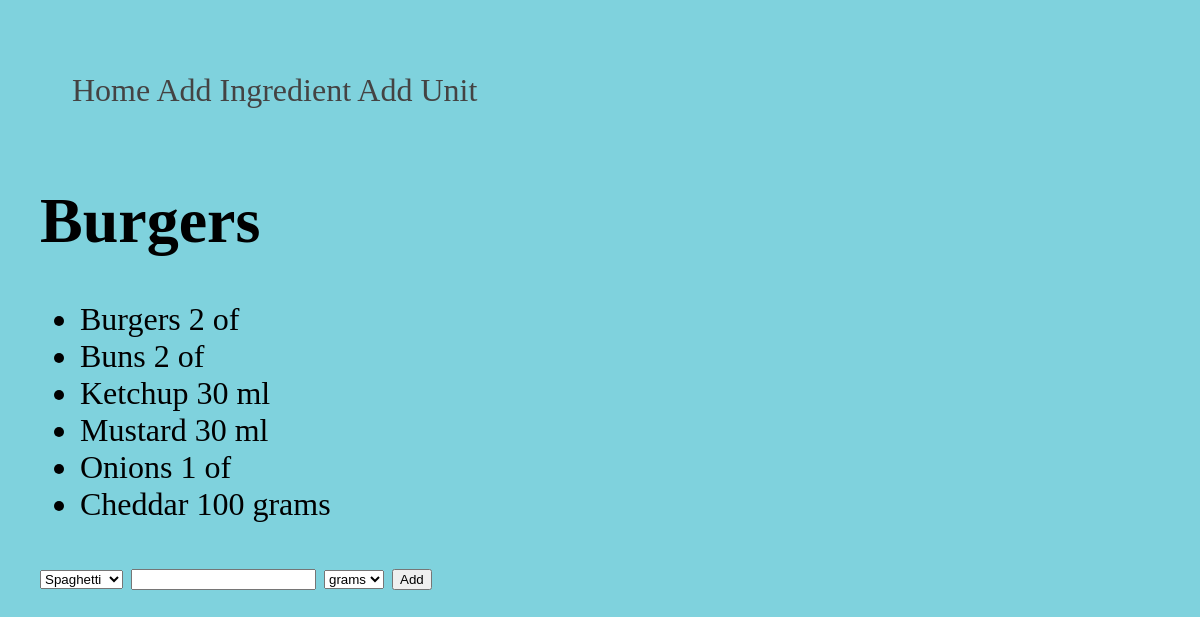
/polls/81/, run on the app's committed database.
### polls/models.py (models this page shows, shortened)
class Meal(models.Model):
    meal_name = models.CharField(max_length=50)

class MealIngredient(models.Model):
    meal = models.ForeignKey(Meal, on_delete=models.CASCADE)
    ingredient = models.ForeignKey(Ingredient, on_delete=models.CASCADE)
    quantity = models.IntegerField(default = 0)
    unit = models.ForeignKey(Unit, on_delete=models.CASCADE)

class Ingredient(models.Model):
    ingredient_name = models.CharField(max_length=50)

class Unit(models.Model):
    unit = models.CharField(max_length=20)
    def __str__(self):
        return self.unit

### polls/views.py (the view, shortened to what this page needs)
# urls.py: path('<int:meal_id>/', views.meal_view, name='detail'),
def meal_view(request, meal_id):
    try:
        ingredients = MealIngredient.objects.filter(meal=meal_id)
        alling = Ingredient.objects.all()
        allunits = Unit.objects.all()
        meal = Meal.objects.get(pk=meal_id)
    except MealIngredient.DoesNotExist:
        raise Http404("There is no such meal!")
    return render(request, 'polls/detail.html', {'meal':meal, 'mi':ingredients, 'ing':alling, 'units':allunits})

### polls/templates/polls/detail.html (shortened to what this page needs)
{% load static %}
<head>
<link rel="stylesheet" type="text/css" href="{% static 'polls/style.css' %}">
</head>
<body>
<nav class="navbar navbar-expand-lg navbar-light bg-light">
    <div class="collapse navbar-collapse" id="navbarNavAltMarkup">
        <div class="navbar-nav">
            <a class="nav-item nav-link" href="{% url 'polls:index' %}">Home</a>
            <a class="nav-item nav-link" href="{% url 'polls:ingredients' %}">Add Ingredient</a>
            <a class="nav-item nav-link" href="{% url 'polls:units' %}">Add Unit</a>
        </div>
    </div>
</nav>
<h1>{{ meal.meal_name }}</h1>
<ul>
{% for i in mi %}
    <li>{{ i.ingredient.ingredient_name }} {{i.quantity}} {{i.unit}}</li>
{% endfor %}
</ul>
<form method = "POST" action="{% url 'polls:detail' meal.id %}">
    <select name ="ingredient">
        {% for i in ing %}
            <option value={{i.pk}}>{{ i.ingredient_name }} </option>
        {% endfor %}
    </select>
    <input name="qty" type="number" min="0" step="1">
    <select name ="unit">
        {% for u in units %}
            <option value={{u.pk}}>{{ u.unit }} </option>
        {% endfor %}
    </select>
    <button type="submit">Add</button>
</form>
</body>

### polls/static/polls/style.css (style rules this page uses)
body { background-color:rgb(127, 210, 221); font-size: xx-large; padding: 2rem; }
a { text-decoration: none; }
div { padding: 1rem; }

### data on the page
Meal: meal_name "Burgers"
MealIngredient: ingredient.ingredient_name "Burgers", quantity "2", unit "of"
MealIngredient: ingredient.ingredient_name "Buns", quantity "2", unit "of"
MealIngredient: ingredient.ingredient_name "Ketchup", quantity "30", unit "ml"
MealIngredient: ingredient.ingredient_name "Mustard", quantity "30", unit "ml"
MealIngredient: ingredient.ingredient_name "Onions", quantity "1", unit "of"
MealIngredient: ingredient.ingredient_name "Cheddar", quantity "100", unit "grams"

### other printed values
form field ingredient "Spaghetti"
form field unit "grams"
